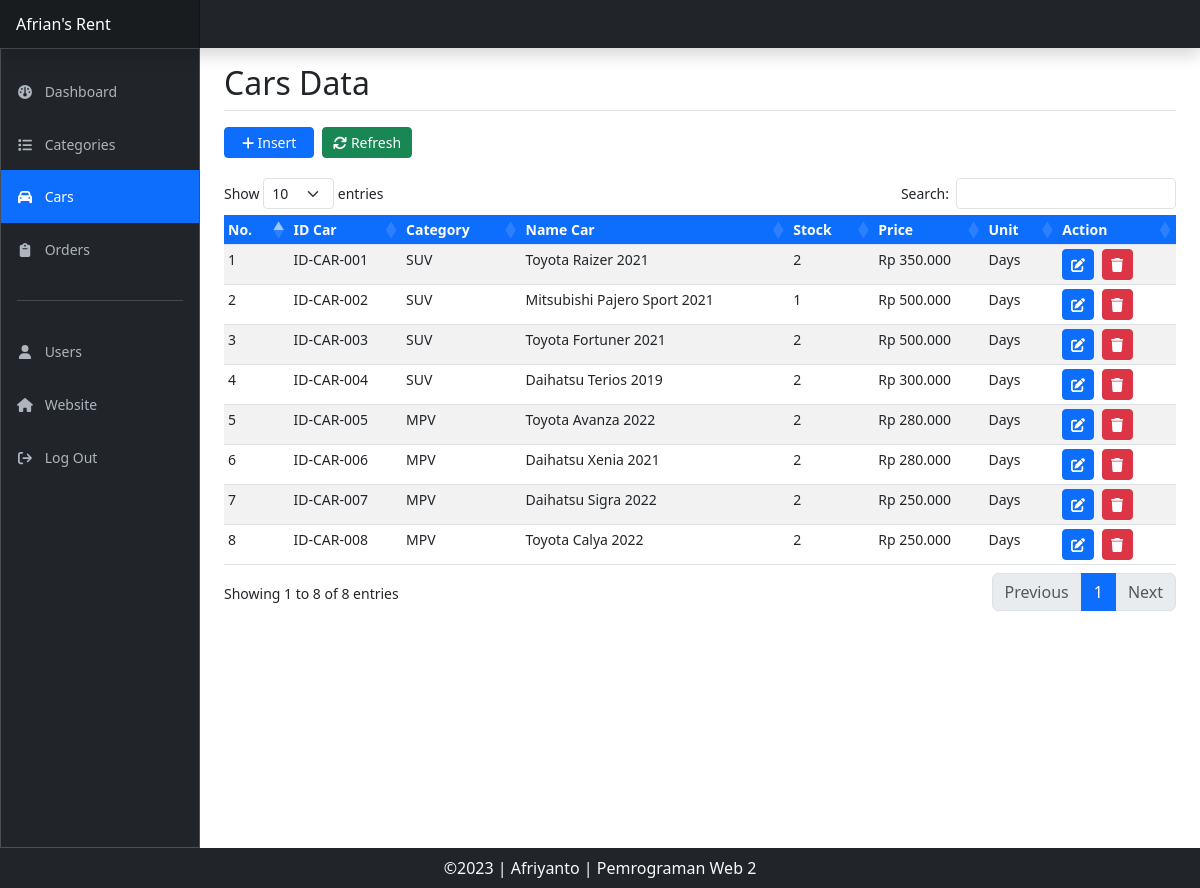
The page /cars.php (signed in) on the database its author committed.
### tables this page shows
CREATE TABLE IF NOT EXISTS `tbl_mobil` (
  `id_mobil` varchar(50) NOT NULL DEFAULT '',
  `id_kategori` varchar(50) NOT NULL DEFAULT '',
  `nama_mobil` varchar(50) NOT NULL,
  `stock` int(11) NOT NULL,
  `harga` int(11) NOT NULL,
  `satuan` varchar(50) NOT NULL,
  PRIMARY KEY (`id_mobil`),
  KEY `Index 2` (`id_kategori`),
  CONSTRAINT `FK_tbl_mobil_tbl_kategori_mobil` FOREIGN KEY (`id_kategori`) REFERENCES `tbl_kategori_mobil` (`id_kategori`) ON DELETE NO ACTION ON UPDATE NO ACTION
);

CREATE TABLE IF NOT EXISTS `tbl_kategori_mobil` (
  `id_kategori` varchar(50) NOT NULL DEFAULT '',
  `nama_kategori` varchar(50) NOT NULL,
  PRIMARY KEY (`id_kategori`)
);

### cars.php (the view, shortened to what this page needs)
<!DOCTYPE html>
<html lang="en">
<head>
    <?php
    include './component/css.php';
    ?>
    <link rel="stylesheet" href="./assets/css/dashboard.css">
</head>
<body>
    <header class="navbar sticky-top bg-dark flex-md-nowrap p-0 shadow" data-bs-theme="dark">
        <a class="navbar-brand col-md-3 col-lg-2 me-0 px-3 fs-6" href="dashboard.php">Afrian's Rent</a>
    </header>
    <div class="container-fluid">
        <div class="row">
            <div class="sidebar border border-right col-md-3 col-lg-2 p-0 bg-dark" data-bs-theme="dark">
                <div class="offcanvas-md offcanvas-end" tabindex="-1" id="sidebarMenu" aria-labelledby="sidebarMenuLabel">
                    <div class="offcanvas-body d-lg-flex flex-column p-0 pt-lg-3 overflow-y-auto">
                        <ul class="navbar-nav flex-column list-group rounded-0">
                            <li class="list-group-item list-group-item-action py-2 border-0">
                                <a class="nav-link" href="dashboard.php">
                                    <i class="fa-solid fa-gauge me-2" style="width:16px;"></i>
                                    Dashboard
                                </a>
                            </li>
                            <li class="list-group-item list-group-item-action py-2 border-0">
                                <a class="nav-link" href="categories.php">
                                    <i class="fa-solid fa-list me-2" style="width:16px;"></i>
                                    Categories
                                </a>
                            </li>
                            <li class="list-group-item list-group-item-action py-2 border-0 active" aria-current="true">
                                <a class="nav-link" href="cars.php">
                                    <i class="fa-solid fa-car me-2" style="width:16px;"></i>
                                    Cars
                                </a>
                            </li>
                            <li class="list-group-item list-group-item-action py-2 border-0">
                                <a class="nav-link" href="orders.php">
                                    <i class="fa-solid fa-clipboard me-2" style="width:16px;"></i>
                                    Orders
                                </a>
                            </li>
                            <li class="list-group-item py-2 border-0">
                                <hr class="my-3 ">
                            </li>
                            <li class="list-group-item list-group-item-action py-2 border-0">
                                <a class="nav-link" href="users.php">
                                    <i class="fa-solid fa-user me-2" style="width:16px;"></i>
                                    Users
                                </a>
                            </li>
                            <li class="list-group-item list-group-item-action py-2 border-0">
                                <a class="nav-link" href="index.php" target="_blank">
                                    <i class="fa-solid fa-house me-2" style="width:16px;"></i>
                                    Website
                                </a>
                            </li>
                            <li class="list-group-item list-group-item-action py-2 border-0">
                                <a class="nav-link" href="./proses/proses_logout.php">
                                    <i class="fa-solid fa-arrow-right-from-bracket me-2" style="width:16px;"></i>
                                    Log Out
                                </a>
                            </li>
                        </ul>
                    </div>
                </div>
            </div>
            <main class="col-md-9 ms-sm-auto col-lg-10 px-md-4">
                <h2 class="pt-3 pb-2 mb-3 border-bottom">Cars Data</h2>
                <div class="gap-2 mb-3 d-md-block">
                    <button type="button" class="btn btn-primary btn-sm me-1 mb-1" style="width: 90px;" data-bs-toggle="modal" data-bs-target="#modalInsert">
                        <i class="fa-solid fa-plus"></i>
                        Insert
                    </button>
                    <a href="cars.php" class="btn btn-success btn-sm me-1 mb-1" style="width: 90px;">
                        <i class="fa-solid fa-arrows-rotate"></i>
                        Refresh
                    </a>
                </div>
                <div class="table-responsive small">
                    <table id="data" class="table table-striped table-sm">
                        <thead>
                            <tr>
                                <th class="bg-primary text-white">No.</th>
                                <th class="bg-primary text-white">ID Car</th>
                                <th class="bg-primary text-white">Category</th>
                                <th class="bg-primary text-white">Name Car</th>
                                <th class="bg-primary text-white">Stock</th>
                                <th class="bg-primary text-white">Price</th>
                                <th class="bg-primary text-white">Unit</th>
                                <th class="bg-primary text-white">Action</th>
                            </tr>
                        </thead>
                        <tbody>
                            <?php
                            include './proses/koneksi.php';
                            $query = mysqli_query($con, "SELECT * FROM tbl_mobil JOIN tbl_kategori_mobil ON tbl_kategori_mobil.id_kategori = tbl_mobil.id_kategori");
                            $counter = 1;
                            while ($data = mysqli_fetch_assoc($query)) {
                                echo "<tr>";
                                echo "<td>" . $counter++ . "</td>";
                                echo "<td>" . $data['id_mobil'] . "</td>";
                                echo "<td>" . $data['nama_kategori'] . "</td>";
                                echo "<td>" . $data['nama_mobil'] . "</td>";
                                echo "<td>" . $data['stock'] . "</td>";
                                echo "<td>Rp " . number_format($data['harga'], 0, ',', '.') . "</td>";
                                echo "<td>" . $data['satuan'] . "</td>";
                                echo "<td>";
                                echo '<button type="button" class="btn btn-primary btn-sm me-2 editBtn" data-bs-toggle="modal" data-bs-target="#modalEdit"
                                data-idmobil="' . $data['id_mobil'] . '"
                                data-namamobil="' . $data['nama_mobil'] . '"
                                data-idkategori="' . $data['id_kategori'] . '"
                                data-stock="' . $data['stock'] . '"
                                data-harga="' . $data['harga'] . '"
                                data-satuan="' . $data['satuan'] . '">
                                <i class="fa-solid fa-pen-to-square"></i>
                                </button>';
                                echo '<button type="button" class="btn btn-danger btn-sm me-2 deleteBtn" data-bs-toggle="modal" data-bs-target="#modalHapus"
                                data-idmobil="' . $data['id_mobil'] . '" >
                                <i class="fa-solid fa-trash"></i>
                                </button>';
                                echo "</td>";
                                echo "</tr>";
                            }
                            ?>
                        </tbody>
                    </table>
                </div>
            </main>
        </div>
    </div>
    <?php
    include './section/footer.php';
    ?>
</body>
</html>

### component/css.php
<link rel="stylesheet" href="https://cdn.jsdelivr.net/npm/bootstrap@5.3.0/dist/css/bootstrap.min.css">
<link rel="stylesheet" href="https://cdn.datatables.net/1.13.4/css/dataTables.bootstrap5.min.css">
<link rel="stylesheet" href="https://cdnjs.cloudflare.com/ajax/libs/lightbox2/2.11.4/css/lightbox.min.css">
<link rel="stylesheet" href="https://cdnjs.cloudflare.com/ajax/libs/font-awesome/6.4.0/css/all.min.css">

### section/footer.php
<footer class="bg-dark">
    <div class="container-fluid">
        <div class="d-flex text-light text-center justify-content-center align-content-center flex-warp py-2">
            <p class="my-0">©2023 | Afriyanto | Pemrograman Web 2</p>
        </div>
    </div>
</footer>

### assets/css/dashboard.css (style rules this page uses)
* { outline: none; border: none; text-decoration: none; }
body > div.container-fluid > div { height: 100vh; }
.sidebar .nav-link { font-size: 0.875rem; font-weight: 500; }
.navbar-brand { padding-top: 0.75rem; padding-bottom: 0.75rem; background-color: rgba(0, 0, 0, 0.25); box-shadow: inset -1px 0 0 rgba(0, 0, 0, 0.25); }

### rows shown on the page
tbl_mobil: id_mobil "ID-CAR-001", id_kategori.nama_kategori "SUV", nama_mobil "Toyota Raizer 2021", stock "2", harga "350.000", satuan "Days"
tbl_mobil: id_mobil "ID-CAR-002", id_kategori.nama_kategori "SUV", nama_mobil "Mitsubishi Pajero Sport 2021", stock "1", harga "500.000", satuan "Days"
tbl_mobil: id_mobil "ID-CAR-003", id_kategori.nama_kategori "SUV", nama_mobil "Toyota Fortuner 2021", stock "2", harga "500.000", satuan "Days"
tbl_mobil: id_mobil "ID-CAR-004", id_kategori.nama_kategori "SUV", nama_mobil "Daihatsu Terios 2019", stock "2", harga "300.000", satuan "Days"
tbl_mobil: id_mobil "ID-CAR-005", id_kategori.nama_kategori "MPV", nama_mobil "Toyota Avanza 2022", stock "2", harga "280.000", satuan "Days"
tbl_mobil: id_mobil "ID-CAR-006", id_kategori.nama_kategori "MPV", nama_mobil "Daihatsu Xenia 2021", stock "2", harga "280.000", satuan "Days"
tbl_mobil: id_mobil "ID-CAR-007", id_kategori.nama_kategori "MPV", nama_mobil "Daihatsu Sigra 2022", stock "2", harga "250.000", satuan "Days"
tbl_mobil: id_mobil "ID-CAR-008", id_kategori.nama_kategori "MPV", nama_mobil "Toyota Calya 2022", stock "2", harga "250.000", satuan "Days"
